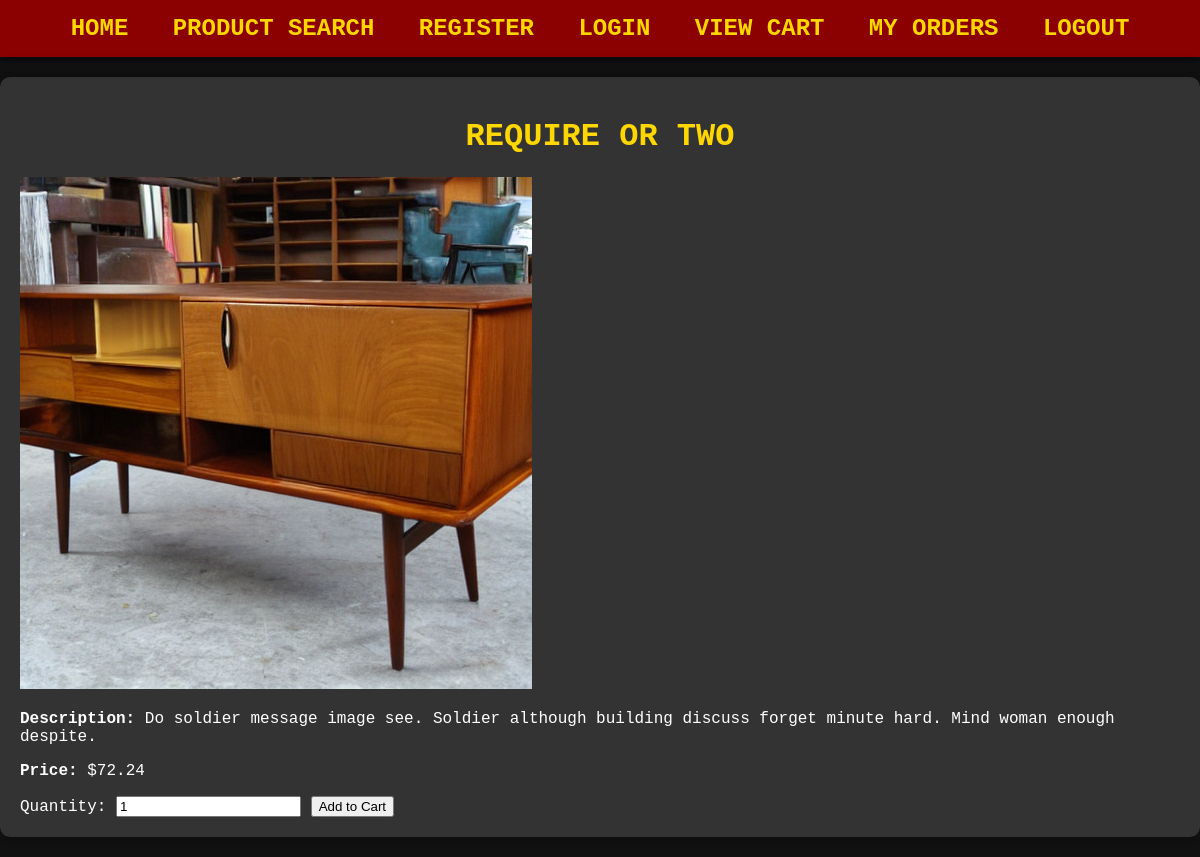
The page /product.php?id=103 on the database its author committed.
### tables this page shows
CREATE TABLE `products` (
  `id` int(11) NOT NULL AUTO_INCREMENT,
  `name` varchar(100) NOT NULL,
  `description` text DEFAULT NULL,
  `price` decimal(10,2) NOT NULL,
  `image` varchar(255) DEFAULT NULL,
  `is_visible` tinyint(1) DEFAULT 1,
  PRIMARY KEY (`id`)
);

### src/product.php (the view, shortened to what this page needs)
<?php
include 'includes/db.config.php';
$product_id = $_GET['id'];
$sql = "SELECT * FROM products WHERE id = ?";
$stmt = $conn->prepare($sql);
$stmt->bind_param("i", $product_id);
$stmt->execute();
$result = $stmt->get_result();
if ($result->num_rows > 0) {
    $product = $result->fetch_assoc();
} else {
    header('Location: index.php');
    exit();
}
?>
<!DOCTYPE html>
<html>
<head>
    <link rel="stylesheet" type="text/css" href="css/style.css">
</head>
<body>
    <header>
        <nav>
            <a href="index.php">Home</a>
            <a href="search.php">Product Search</a>
            <a href="register.php">Register</a>
            <a href="login.php">Login</a>
            <a href="cart.php">View Cart</a>
            <a href="orders.php">My Orders</a>
            <a href="logout.php">Logout</a>
        </nav>
    </header>
    <div class="container">
        <h1><?php echo $product['name']; ?></h1>
        <div class="product-details">
            <div class="product-image">
                <img src="<?php echo $product['image']; ?>" alt="<?php echo $product['name']; ?>">
            </div>
            <div class="product-info">
                <p><strong>Description:</strong> <?php echo $product['description']; ?></p>
                <p><strong>Price:</strong> $<?php echo $product['price']; ?></p>
                <form method="post" action="add_to_cart.php">
                    <label for="quantity">Quantity:</label>
                    <input type="number" id="quantity" name="quantity" value="1" min="1" required>
                    <button type="submit" name="add_to_cart">Add to Cart</button>
                </form>
            </div>
        </div>
    </div>
</body>
</html>

### src/css/style.css (style rules this page uses)
body { font-family: 'Courier New', Courier, monospace; margin: 0; padding: 0; background-color: #121212; color: #FFFFFF; }
header { background-color: #8B0000; color: white; padding: 15px 0; text-align: center; text-transform: uppercase; font-size: 24px; font-weight: bold; box-shadow: 0 4px 8px rgba(0, 0, 0, 0.5); }
header nav a { color: #FFD700; margin: 0 15px; text-decoration: none; font-weight: bold; }
.container { max-width: 1200px; margin: 20px auto; padding: 20px; background-color: #333333; box-shadow: 0 0 20px rgba(0, 0, 0, 0.5); border-radius: 10px; }
h1, h2 { text-align: center; color: #FFD700; text-transform: uppercase; }

### rows shown on the page
products: name "REQUIRE OR TWO", image (picture), description "Do soldier message image see. Soldier although building discuss forget minute hard. Mind woman enough despite.", price "72.24"
